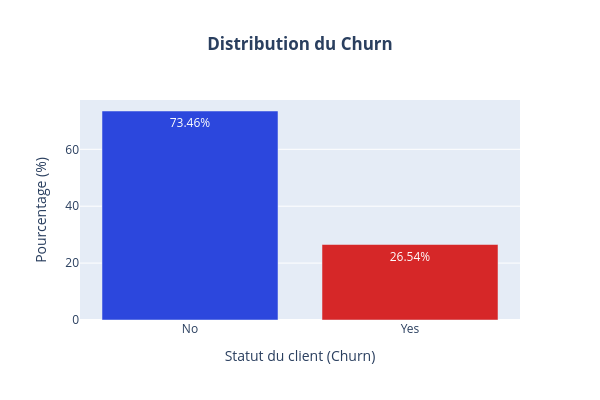

Notebook code for this chart:
### Code cell
# Calcul des pourcentages
churn_counts = y_train.value_counts(normalize=True) * 100

# Construction du graphique avec plotly
fig = go.Figure()
fig.add_trace(
    go.Bar(
        x=churn_counts.index, 
        y=churn_counts.values,
        marker=dict(color=["#2C47DD", '#d62728']), # bleu pour Non-Churn, Rouge pour Churn
        # Ajout et formatage du texte des pourcentages qui sera affiché sur les barres
        text=[f"{val:.2f}%" for val in churn_counts.values],
        textposition='auto',
        name='Churn'
    )
)

# 3. Personnalisation de la mise en page
fig.update_layout(
    width=600, 
    height=400,
    title_text="<b>Distribution du Churn</b>",
    xaxis_title="Statut du client (Churn)",
    yaxis_title="Pourcentage (%)",
    title_x=0.5 #centrer le titre
)

fig.show()

### Figure 1 — Plotly figure (JSON) as saved in the notebook; plotly's stock layout.template omitted (floating-point values rounded to 4 significant figures)
{"data": [{"marker": {"color": ["#2C47DD", "#d62728"]}, "name": "Churn", "text": ["73.46%", "26.54%"], "textposition": "auto", "type": "bar", "x": ["No", "Yes"], "y": [73.46, 26.54]}], "layout": {"height": 400, "title": {"text": "<b>Distribution du Churn</b>", "x": 0.5}, "width": 600, "xaxis": {"title": {"text": "Statut du client (Churn)"}}, "yaxis": {"title": {"text": "Pourcentage (%)"}}}}
